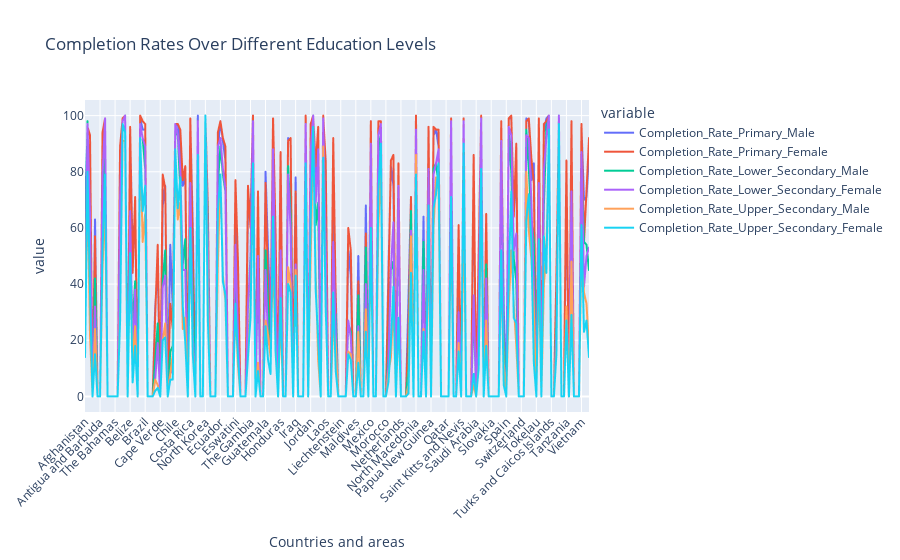

The notebook cell this image was saved under:
### Markdown cell above
# Taux de réussite selon les différents niveaux d'éducation

### Code cell
completion_columns = ['Completion_Rate_Primary_Male', 'Completion_Rate_Primary_Female',
                      'Completion_Rate_Lower_Secondary_Male', 'Completion_Rate_Lower_Secondary_Female',
                      'Completion_Rate_Upper_Secondary_Male', 'Completion_Rate_Upper_Secondary_Female']
fig = px.line(df, x='Countries and areas', y=completion_columns,
              title='Completion Rates Over Different Education Levels')
fig.update_layout(xaxis_tickangle=-45)
fig.show()

### Figure 1 — Plotly figure (JSON) as saved in the notebook; plotly's stock layout.template omitted (floating-point values rounded to 4 significant figures; data arrays with more than 128 entries replaced by an {"elided": "..."} marker saying what was removed)
{"data": [{"hovertemplate": "variable=Completion_Rate_Primary_Male<br>Countries and areas=%{x}<br>value=%{y}<extra></extra>", "legendgroup": "Completion_Rate_Primary_Male", "line": {"color": "#636efa", "dash": "solid"}, "marker": {"symbol": "circle"}, "mode": "lines", "name": "Completion_Rate_Primary_Male", "showlegend": true, "type": "scattergl", "x": {"elided": "202 str values"}, "xaxis": "x", "y": {"elided": "202 int values"}, "yaxis": "y"}, {"hovertemplate": "variable=Completion_Rate_Primary_Female<br>Countries and areas=%{x}<br>value=%{y}<extra></extra>", "legendgroup": "Completion_Rate_Primary_Female", "line": {"color": "#EF553B", "dash": "solid"}, "marker": {"symbol": "circle"}, "mode": "lines", "name": "Completion_Rate_Primary_Female", "showlegend": true, "type": "scattergl", "x": {"elided": "202 str values"}, "xaxis": "x", "y": {"elided": "202 int values"}, "yaxis": "y"}, {"hovertemplate": "variable=Completion_Rate_Lower_Secondary_Male<br>Countries and areas=%{x}<br>value=%{y}<extra></extra>", "legendgroup": "Completion_Rate_Lower_Secondary_Male", "line": {"color": "#00cc96", "dash": "solid"}, "marker": {"symbol": "circle"}, "mode": "lines", "name": "Completion_Rate_Lower_Secondary_Male", "showlegend": true, "type": "scattergl", "x": {"elided": "202 str values"}, "xaxis": "x", "y": {"elided": "202 int values"}, "yaxis": "y"}, {"hovertemplate": "variable=Completion_Rate_Lower_Secondary_Female<br>Countries and areas=%{x}<br>value=%{y}<extra></extra>", "legendgroup": "Completion_Rate_Lower_Secondary_Female", "line": {"color": "#ab63fa", "dash": "solid"}, "marker": {"symbol": "circle"}, "mode": "lines", "name": "Completion_Rate_Lower_Secondary_Female", "showlegend": true, "type": "scattergl", "x": {"elided": "202 str values"}, "xaxis": "x", "y": {"elided": "202 int values"}, "yaxis": "y"}, {"hovertemplate": "variable=Completion_Rate_Upper_Secondary_Male<br>Countries and areas=%{x}<br>value=%{y}<extra></extra>", "legendgroup": "Completion_Rate_Upper_Secondary_Male", "line": {"color": "#FFA15A", "dash": "solid"}, "marker": {"symbol": "circle"}, "mode": "lines", "name": "Completion_Rate_Upper_Secondary_Male", "showlegend": true, "type": "scattergl", "x": {"elided": "202 str values"}, "xaxis": "x", "y": {"elided": "202 int values"}, "yaxis": "y"}, {"hovertemplate": "variable=Completion_Rate_Upper_Secondary_Female<br>Countries and areas=%{x}<br>value=%{y}<extra></extra>", "legendgroup": "Completion_Rate_Upper_Secondary_Female", "line": {"color": "#19d3f3", "dash": "solid"}, "marker": {"symbol": "circle"}, "mode": "lines", "name": "Completion_Rate_Upper_Secondary_Female", "showlegend": true, "type": "scattergl", "x": {"elided": "202 str values"}, "xaxis": "x", "y": {"elided": "202 int values"}, "yaxis": "y"}], "layout": {"legend": {"title": {"text": "variable"}, "tracegroupgap": 0}, "title": {"text": "Completion Rates Over Different Education Levels"}, "xaxis": {"anchor": "y", "domain": [0, 1], "tickangle": -45, "title": {"text": "Countries and areas"}}, "yaxis": {"anchor": "x", "domain": [0, 1], "title": {"text": "value"}}}}
